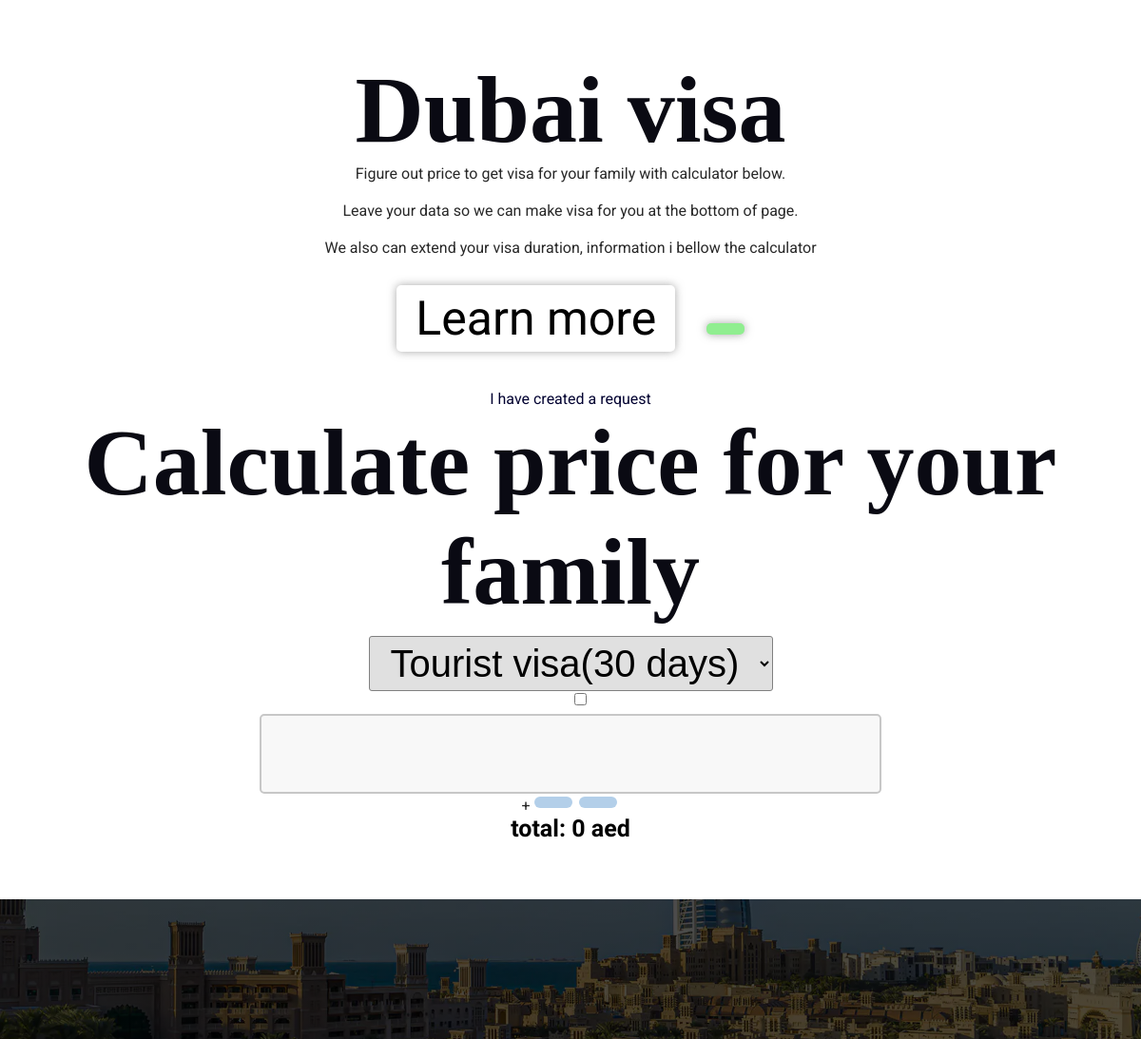
Before: / (middle part) with the older database file.
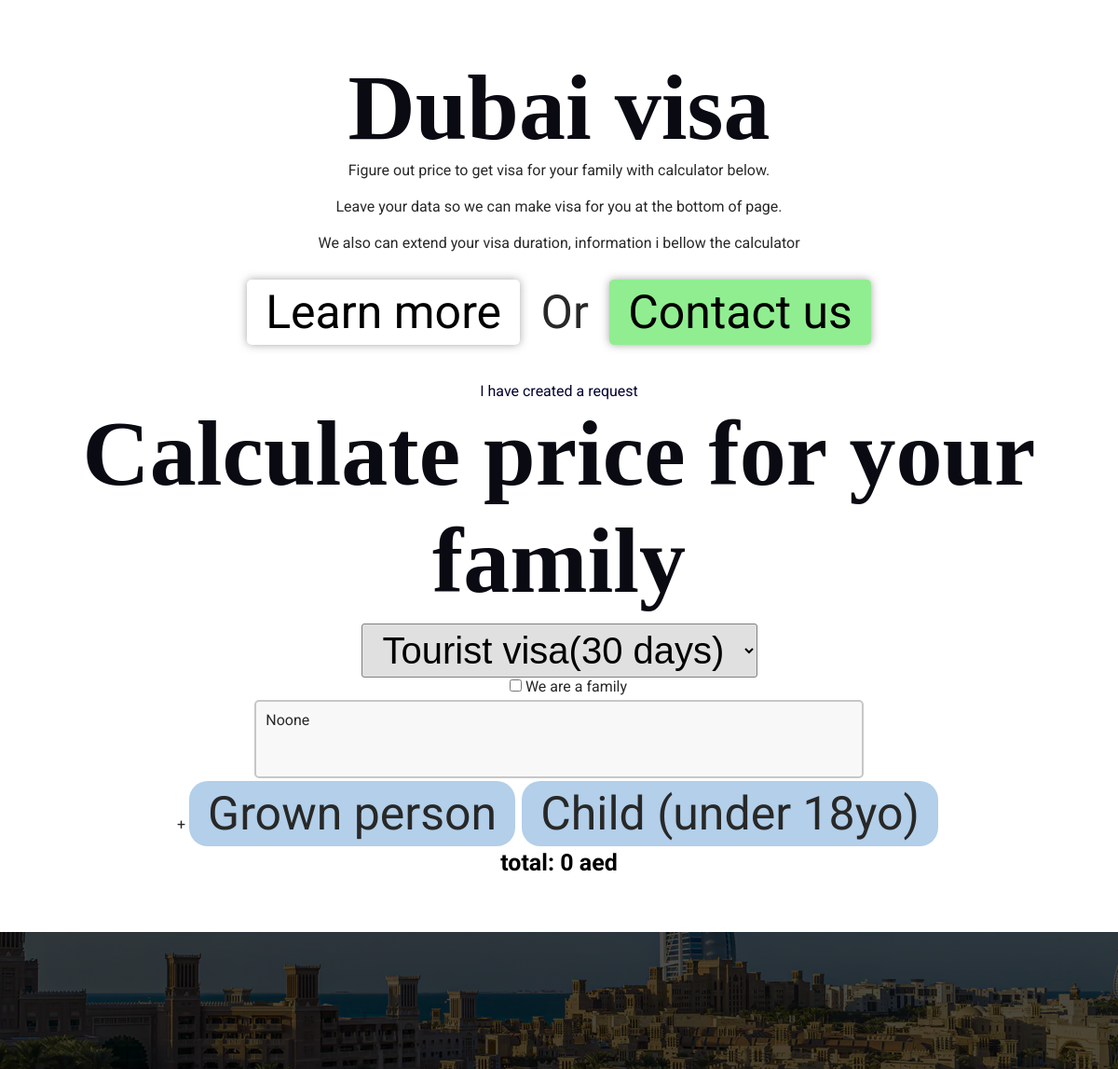
After: the same page with the newer database file.
### main/models.py (models this page shows, shortened)
class Text(models.Model):
	related = models.ForeignKey(TextBlock, on_delete=models.CASCADE, related_name='texts')
	language = models.CharField(max_length=2)
	text = models.TextField(unique=True)
	source = models.BooleanField(default=False)

### main/views.py (the view, shortened to what this page needs)
# urls.py: path('', views.dubai_main_page, name='main_page'),
def dubai_main_page(request):
	note = None
	form = DubaiVisaRequestForm()
	if request.method == 'GET':
		note = None
	return _render(request, 'main/dubai_main.html', context={'form': form, 'note':note})

### main/views.py (called while the page is built)
def get_texts(lang):
	texts = {}
	for block in TextBlock.objects.all():
		try:
			texts[block.title] = block.texts.filter(language=lang)[0]
		except IndexError:
			print('Missing text for "', block.title, '" for ', lang)
	return {'texts': texts}

def _render(req, template, context={}, from_page='any', req_form=True):
	lang = 'en'
	if 'lang' in req.COOKIES:
		if req.method == 'POST':
			form = RequestForm(req.POST)
			if form.is_valid():
				db_req = form.save(commit=False)
				db_req.from_page = from_page
				db_req.save()
		context['texts'] = get_texts(req.COOKIES['lang'])
		req = render(req, template, context)
	else:
		context['texts'] = get_texts(lang)
		req = render(req, template, context)
		req.set_cookie('lang', lang)
	context['req_form'] = RequestForm
	if req_form != True:
		del context['req_form']
	return req

### main/templates/main/dubai_main.html (shortened to what this page needs)
{% extends 'base.html' %}
{% load static %}
{% block content %}
<div class="centered" style="margin-top: 5%">
	<h1 style="max-width: 30ch;">
		{{ texts.texts.dubai_visas.text }}
	</h1>
</div>
<div class="centered pho-sma" style="text-align: center;">
	{{ texts.texts.dubaivisa_exp.text|linebreaks }}
</div>
<div class="tricky-but centered" style="margin-top: 30px; text-shadow: none;">
	<div>
		{{ texts.texts.learn_more.text }}
	</div>
	 {{ texts.texts.or.text }}
	<div>
		{{ texts.texts.contact_us.text }}
	</div>
</div>
	<form method="post">
		<div class="content" style="padding-top: 40px; padding-bottom: 50px; text-align: center;">
			<div>
				<a href="{% url 'main:my_requests' %}">{{  texts.texts.already_have_request.text }}</a>
			</div>
			<h1 style="margin-top: 0px; margin-bottom: 10px;">
				{{  texts.texts.calculate_price_for_fam_dubai.text }}
			</h1>
			<div class="inline-bastards">
				<div>
					{{ form.visa_duration }}
				</div>
			</div>
			<div>
				<input type="checkbox" id="is_family"> {{ texts.texts.we_are_a_family.text }}
			</div>
			<div>
				<div style="margin-top: 5px;">
					<div id="culc-people" style="overflow: auto">
						{{ texts.texts.noone.text }}
					</div>
					<div class="inline-bastards">
						<div class="culc-choices">
							+ <span id="one_person">{{ texts.texts.grown_person.text }}</span>
							<span id="kid_person">{{ texts.texts.Child_under_18yo.text }}</span>
						</div>
					</div>
					<div>
						<h2 style="font-size: 25px;" >{{ texts.texts.total.text }}: <span id="culc_results"> 0</span> aed</h2>
					</div>
				</div>
			</div>
		</div>
		<div class="content__title_back" style="
background: linear-gradient( rgba(0, 0, 0, 0.7) 70%, rgba(0, 0, 0, 0.8) ), url({% static 'imgs/dubai-skyline-at-dusk-jpg_header-144981.avif' %});
background-position: bottom;
background-repeat: no-repeat;
background-size: cover;
min-height: 50vh;
">
</div>
	</form>
</div>
{% endblock %}

Changed rows visible on the page:
added Text: texts.or.text "Or"
added Text: texts.contact_us.text "Contact us"
added Text: texts.we_are_a_family.text "We are a family"
added Text: texts.noone.text "Noone"
added Text: texts.grown_person.text "Grown person"
added Text: texts.Child_under_18yo.text "Child (under 18yo)"
